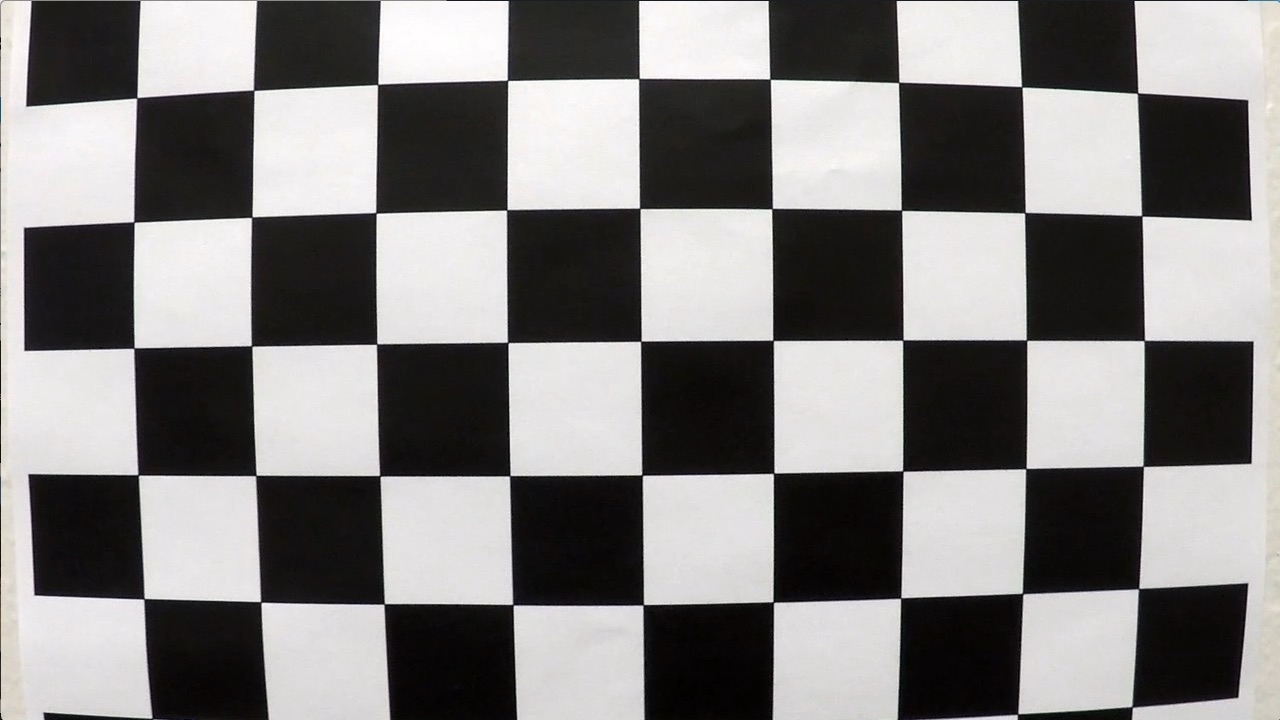
#> input picture camera_cal/calibration1.jpg, 1280 x 720 px
$ python advanced_lane_finding.py   (older library calls are emulated)
#> lines starting #> are read from the running program, lines starting #| are printed output that depends on the picture; pictures that were not available may be replaced by others from this repository, and a replacement may not be noted
import numpy as np
import matplotlib.pyplot as plt
import glob
import cv2

#CALIBRATION PROCESS
img = glob.glob('camera_cal/calibration*')
nx = 9 #no. of corners along x
ny = 6 #no. of corners along y
obj_points = np.zeros((ny,nx,3),dtype='float32')
for i in range(ny):
    for j in range(nx):
        obj_points[i][j] = [j,i,0] #defining the object point array
obj_points = np.reshape(obj_points,(nx*ny,1,3)) #matching its shape to the i_array
o_array = [] #array to store all the object 3D points
i_array = [] #array to store all the image 2D points

for fname in img:
    image = plt.imread(fname)
#> image is the input picture: shape (720, 1280, 3); mean R, G, B 130.1, 128.4, 127.8
    image_g = cv2.cvtColor(image,cv2.COLOR_BGR2GRAY)
    x_size = image_g.shape[1]
#> x_size = 1280
    y_size = image_g.shape[0]
#> y_size = 720
    ret, corners = cv2.findChessboardCorners(image_g,(nx,ny),None)
#> ret = False; corners = None

    if ret == True:
        i_array.append(corners)
        o_array.append(obj_points)

ret, cameraMatrix, distCoeffs, rvecs, tvecs = cv2.calibrateCamera(o_array,i_array,(y_size,x_size),None,None)
#> ret = 0.687; cameraMatrix = [[1576.1, 0, 396.1], [0, 1724.3, 564.1], [0, 0, 1]]; distCoeffs = [[-1.49, 5, -0.0552, 0.0689, -11.42]]; rvecs = ([0.765, 0.0142, -0.0382], [0.23, 0.583, 0.0369]); tvecs = ([2.51, -3.41, 27], [-9.93, -8.53, 46.13])
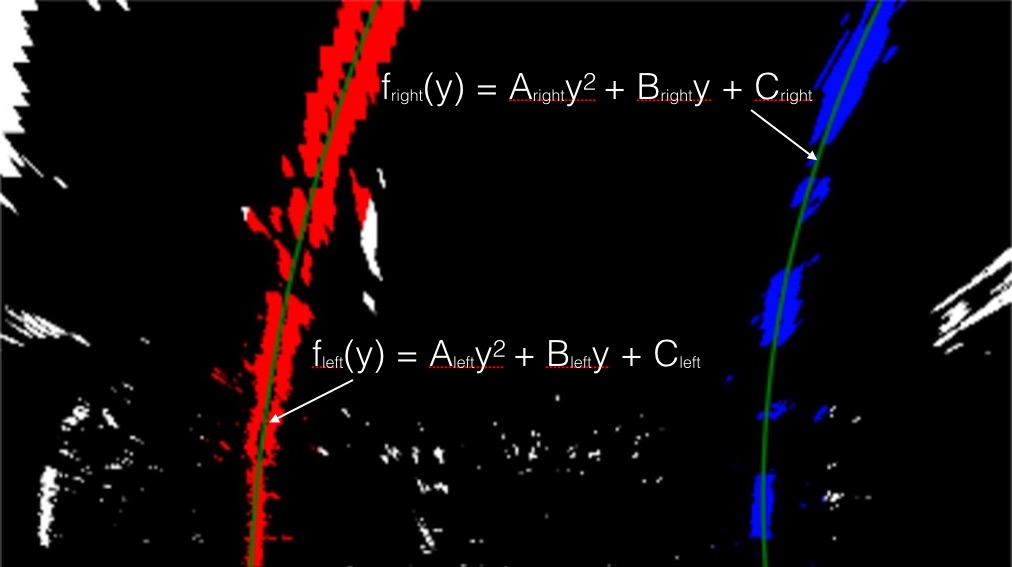
#> input picture examples/color_fit_lines.jpg, 1012 x 567 px, given in place of project_video.mp4, which was not available
#> further down, frame is the input picture: shape (567, 1012, 3); mean B, G, R 11.4, 8.2, 15.7

##DEFINING ALL THE HELPER FUNCTIONS

#image undistortion
def undstrtIm(img,cameraMatrix,distCoeffs):
    return cv2.undistort(img,cameraMatrix,distCoeffs,None,cameraMatrix)
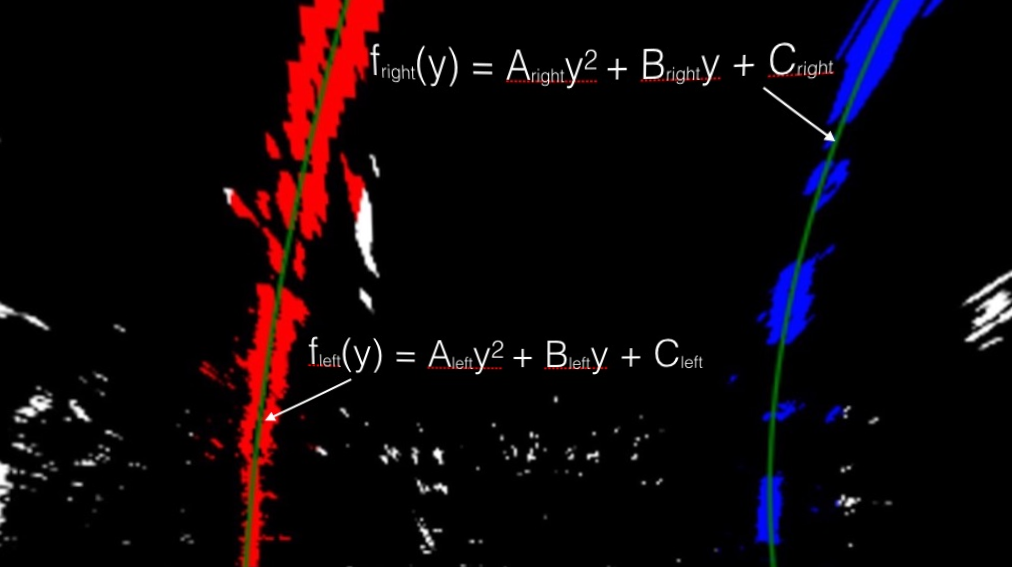
#> returned value: shape (567, 1012, 3); mean of channels 0, 1, 2 9.3, 5.8, 13.8; drawn as B, G, R

#thresholding function
def threshMasking(img):
    min_g = 20  #minimum gradient threshold
    max_g = 110 #maximum gradient threshold
    min_s = 155  #minimum saturation threshold
    max_s = 255 #maximum saturation threshold
    min_c = 200  #minimum saturation threshold
    max_c = 255 #maximum saturation threshold

    #thresholding based on gradient
    img_g = cv2.cvtColor(img,cv2.COLOR_BGR2GRAY)
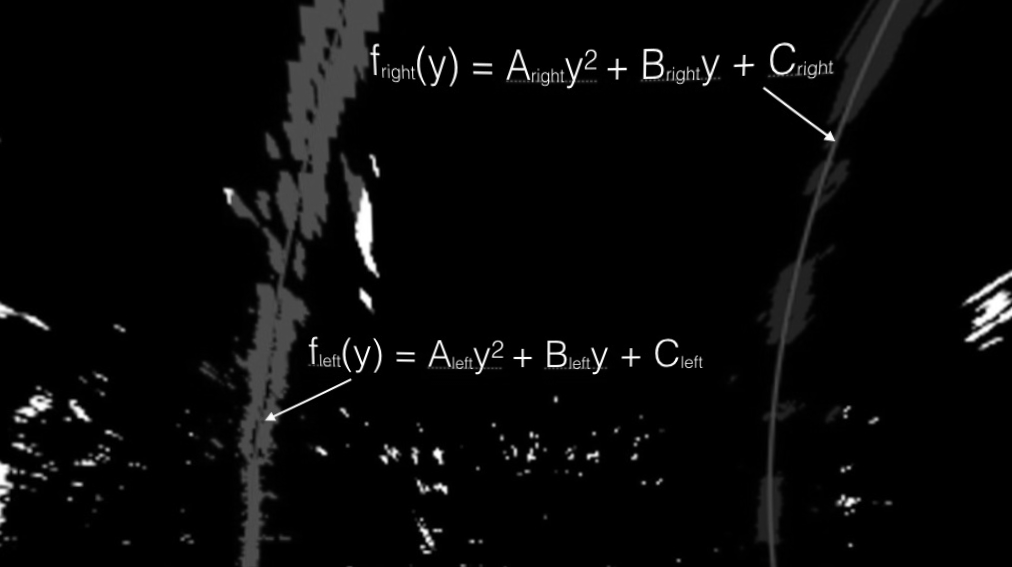
#> img_g: shape (567, 1012); min 0, max 255, mean 8.6
    grad_x = cv2.Sobel(img_g,cv2.CV_64F,1,0)    #gradient computation
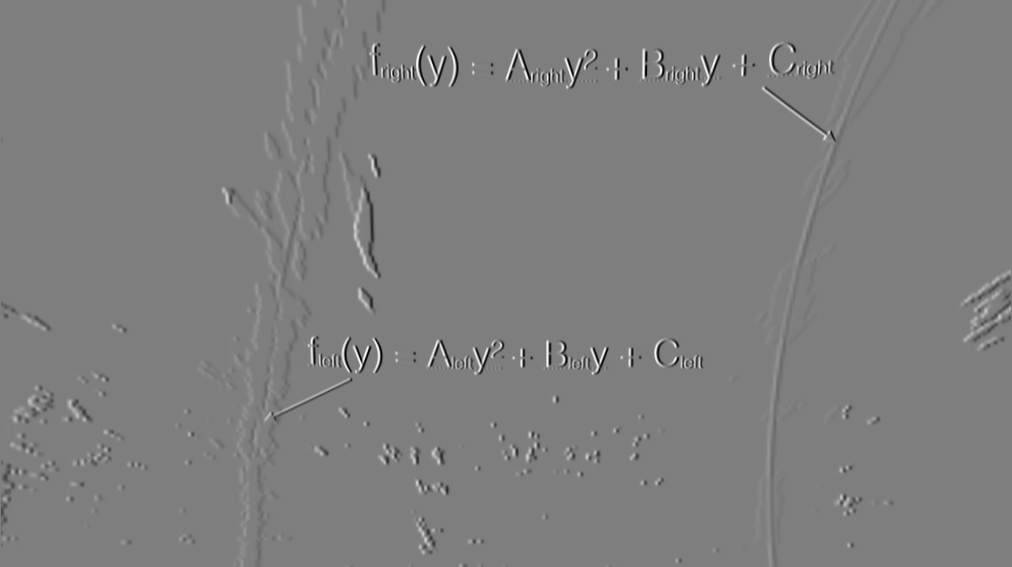
#> grad_x: shape (567, 1012) float64; min -994, max 1006, mean -0.2; drawn with min black and max white
    abs_gradx = np.abs(grad_x)  #absolute gradient values
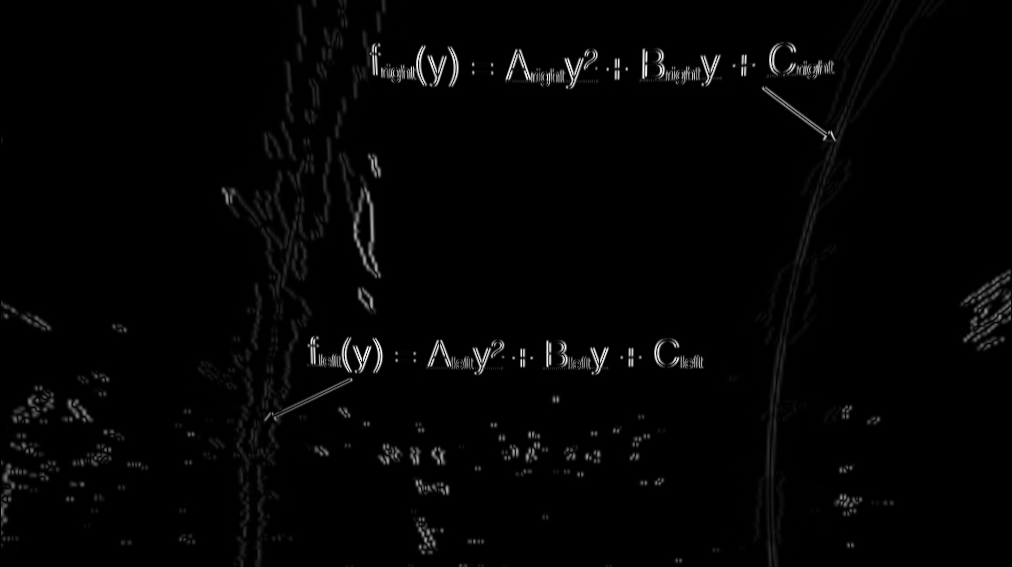
#> abs_gradx: shape (567, 1012) float64; min 0, max 1006, mean 15.7; drawn with min black and max white
    scaled_absx = np.uint8(255*(abs_gradx/np.max(abs_gradx)))   #scaled gradients that lie between 0 & 255
    bin_g = np.zeros((y_size,x_size),dtype='uint8') #empty array to store values for 'activated' pixels
#> (the run stopped early here; a loop or call above may not have finished)
